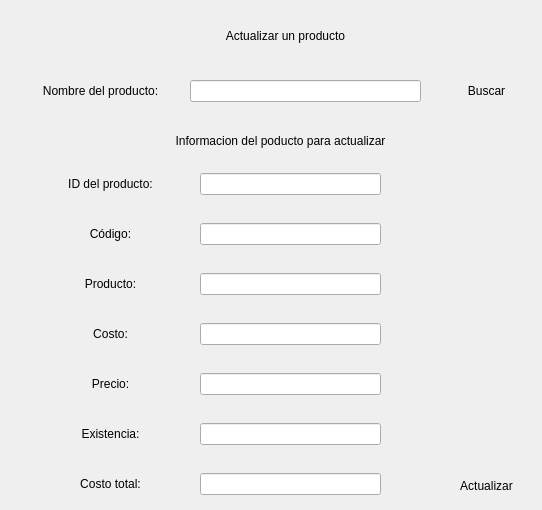
               <widget class="QWidget" name="page_actualizar">
                <widget class="QLabel" name="label_16">
                 <property name="geometry">
                  <rect>
                   <x>130</x>
                   <y>20</y>
                   <width>311</width>
                   <height>31</height>
                  </rect>
                 </property>
                 <property name="styleSheet">
                  <string notr="true">font: 75 12pt &quot;Open Sans Semibold&quot;</string>
                 </property>
                 <property name="text">
                  <string>Actualizar un producto</string>
                 </property>
                 <property name="alignment">
                  <set>Qt::AlignCenter</set>
                 </property>
                </widget>
                <widget class="QLabel" name="label_17">
                 <property name="geometry">
                  <rect>
                   <x>30</x>
                   <y>80</y>
                   <width>141</width>
                   <height>21</height>
                  </rect>
                 </property>
                 <property name="styleSheet">
                  <string notr="true">font: 75 8pt &quot;Open Sans Semibold&quot;</string>
                 </property>
                 <property name="text">
                  <string>Nombre del producto:</string>
                 </property>
                 <property name="alignment">
                  <set>Qt::AlignCenter</set>
                 </property>
                </widget>
                <widget class="QLineEdit" name="lineEdit_reg_aso_nombre_8">
                 <property name="geometry">
                  <rect>
                   <x>190</x>
                   <y>80</y>
                   <width>231</width>
                   <height>22</height>
                  </rect>
                 </property>
                 <property name="styleSheet">
                  <string notr="true">font: 75 8pt &quot;Open Sans Semibold&quot;</string>
                 </property>
                </widget>
                <widget class="QLabel" name="label_18">
                 <property name="geometry">
                  <rect>
                   <x>150</x>
                   <y>130</y>
                   <width>261</width>
                   <height>21</height>
                  </rect>
                 </property>
                 <property name="layoutDirection">
                  <enum>Qt::LeftToRight</enum>
                 </property>
                 <property name="styleSheet">
                  <string notr="true">font: 75 8pt &quot;Open Sans Semibold&quot;</string>
                 </property>
                 <property name="text">
                  <string>Informacion del poducto para actualizar</string>
                 </property>
                 <property name="alignment">
                  <set>Qt::AlignCenter</set>
                 </property>
                </widget>
                <widget class="QLabel" name="label_19">
                 <property name="geometry">
                  <rect>
                   <x>30</x>
                   <y>173</y>
                   <width>161</width>
                   <height>21</height>
                  </rect>
                 </property>
                 <property name="styleSheet">
                  <string notr="true">font: 75 8pt &quot;Open Sans Semibold&quot;</string>
                 </property>
                 <property name="text">
                  <string>ID del producto:</string>
                 </property>
                 <property name="alignment">
                  <set>Qt::AlignCenter</set>
                 </property>
                </widget>
                <widget class="QLineEdit" name="lineEdit_reg_aso_nombre_9">
                 <property name="geometry">
                  <rect>
                   <x>200</x>
                   <y>173</y>
                   <width>181</width>
                   <height>22</height>
                  </rect>
                 </property>
                 <property name="styleSheet">
                  <string notr="true">font: 75 8pt &quot;Open Sans Semibold&quot;</string>
                 </property>
                </widget>
                <widget class="QLabel" name="label_20">
                 <property name="geometry">
                  <rect>
                   <x>30</x>
                   <y>223</y>
                   <width>161</width>
                   <height>21</height>
                  </rect>
                 </property>
                 <property name="styleSheet">
                  <string notr="true">font: 75 8pt &quot;Open Sans Semibold&quot;</string>
                 </property>
                 <property name="text">
                  <string>Código:</string>
                 </property>
                 <property name="alignment">
                  <set>Qt::AlignCenter</set>
                 </property>
                </widget>
                <widget class="QLineEdit" name="lineEdit_reg_aso_nombre_10">
                 <property name="geometry">
                  <rect>
                   <x>200</x>
                   <y>223</y>
                   <width>181</width>
                   <height>22</height>
                  </rect>
                 </property>
                 <property name="styleSheet">
                  <string notr="true">font: 75 8pt &quot;Open Sans Semibold&quot;</string>
                 </property>
                </widget>
                <widget class="QLabel" name="label_22">
                 <property name="geometry">
                  <rect>
                   <x>30</x>
                   <y>273</y>
                   <width>161</width>
                   <height>21</height>
                  </rect>
                 </property>
                 <property name="styleSheet">
                  <string notr="true">font: 75 8pt &quot;Open Sans Semibold&quot;</string>
                 </property>
                 <property name="text">
                  <string>Producto:</string>
                 </property>
                 <property name="alignment">
                  <set>Qt::AlignCenter</set>
                 </property>
                </widget>
                <widget class="QLabel" name="label_23">
                 <property name="geometry">
                  <rect>
                   <x>30</x>
                   <y>473</y>
                   <width>161</width>
                   <height>21</height>
                  </rect>
                 </property>
                 <property name="styleSheet">
                  <string notr="true">font: 75 8pt &quot;Open Sans Semibold&quot;</string>
                 </property>
                 <property name="text">
                  <string>Costo total:</string>
                 </property>
                 <property name="alignment">
                  <set>Qt::AlignCenter</set>
                 </property>
                </widget>
                <widget class="QLabel" name="label_24">
                 <property name="geometry">
                  <rect>
                   <x>30</x>
                   <y>323</y>
                   <width>161</width>
                   <height>21</height>
                  </rect>
                 </property>
                 <property name="styleSheet">
                  <string notr="true">font: 75 8pt &quot;Open Sans Semibold&quot;</string>
                 </property>
                 <property name="text">
                  <string>Costo:</string>
                 </property>
                 <property name="alignment">
                  <set>Qt::AlignCenter</set>
                 </property>
                </widget>
                <widget class="QLabel" name="label_25">
                 <property name="geometry">
                  <rect>
                   <x>30</x>
                   <y>373</y>
                   <width>161</width>
                   <height>21</height>
                  </rect>
                 </property>
                 <property name="styleSheet">
                  <string notr="true">font: 75 8pt &quot;Open Sans Semibold&quot;</string>
                 </property>
                 <property name="text">
                  <string>Precio:</string>
                 </property>
                 <property name="alignment">
                  <set>Qt::AlignCenter</set>
                 </property>
                </widget>
                <widget class="QLabel" name="label_26">
                 <property name="geometry">
                  <rect>
                   <x>30</x>
                   <y>423</y>
                   <width>161</width>
                   <height>21</height>
                  </rect>
                 </property>
                 <property name="styleSheet">
                  <string notr="true">font: 75 8pt &quot;Open Sans Semibold&quot;</string>
                 </property>
                 <property name="text">
                  <string>Existencia:</string>
                 </property>
                 <property name="alignment">
                  <set>Qt::AlignCenter</set>
                 </property>
                </widget>
                <widget class="QLineEdit" name="lineEdit_reg_aso_nombre_11">
                 <property name="geometry">
                  <rect>
                   <x>200</x>
                   <y>273</y>
                   <width>181</width>
                   <height>22</height>
                  </rect>
                 </property>
                 <property name="styleSheet">
                  <string notr="true">font: 75 8pt &quot;Open Sans Semibold&quot;</string>
                 </property>
                </widget>
                <widget class="QLineEdit" name="lineEdit_reg_aso_nombre_13">
                 <property name="geometry">
                  <rect>
                   <x>200</x>
                   <y>323</y>
                   <width>181</width>
                   <height>22</height>
                  </rect>
                 </property>
                 <property name="styleSheet">
                  <string notr="true">font: 75 8pt &quot;Open Sans Semibold&quot;</string>
                 </property>
                </widget>
                <widget class="QLineEdit" name="lineEdit_reg_aso_nombre_14">
                 <property name="geometry">
                  <rect>
                   <x>200</x>
                   <y>373</y>
                   <width>181</width>
                   <height>22</height>
                  </rect>
                 </property>
                 <property name="styleSheet">
                  <string notr="true">font: 75 8pt &quot;Open Sans Semibold&quot;</string>
                 </property>
                </widget>
                <widget class="QLineEdit" name="lineEdit_reg_aso_nombre_15">
                 <property name="geometry">
                  <rect>
                   <x>200</x>
                   <y>423</y>
                   <width>181</width>
                   <height>22</height>
                  </rect>
                 </property>
                 <property name="styleSheet">
                  <string notr="true">font: 75 8pt &quot;Open Sans Semibold&quot;</string>
                 </property>
                </widget>
                <widget class="QLineEdit" name="lineEdit_reg_aso_nombre_16">
                 <property name="geometry">
                  <rect>
                   <x>200</x>
                   <y>473</y>
                   <width>181</width>
                   <height>22</height>
                  </rect>
                 </property>
                 <property name="styleSheet">
                  <string notr="true">font: 75 8pt &quot;Open Sans Semibold&quot;</string>
                 </property>
                </widget>
                <widget class="QPushButton" name="pushButton_2">
                 <property name="geometry">
                  <rect>
                   <x>440</x>
                   <y>70</y>
                   <width>93</width>
                   <height>41</height>
                  </rect>
                 </property>
                 <property name="styleSheet">
                  <string notr="true">QPushButton{
border:Opx;
}

QPushButton:hover{
background-color: rgb(51, 157, 255);
font: 75 8pt &quot;Open Sans Semibold&quot;;
}</string>
                 </property>
                 <property name="text">
                  <string>Buscar</string>
                 </property>
                </widget>
                <widget class="QPushButton" name="pushButton_4">
                 <property name="geometry">
                  <rect>
                   <x>440</x>
                   <y>470</y>
                   <width>93</width>
                   <height>31</height>
                  </rect>
                 </property>
                 <property name="styleSheet">
                  <string notr="true">QPushButton{
border:Opx;
}

QPushButton:hover{
background-color: rgb(51, 157, 255);
font: 75 8pt &quot;Open Sans Semibold&quot;;
}</string>
                 </property>
                 <property name="text">
                  <string>Actualizar</string>
                 </property>
                </widget>
               </widget>
